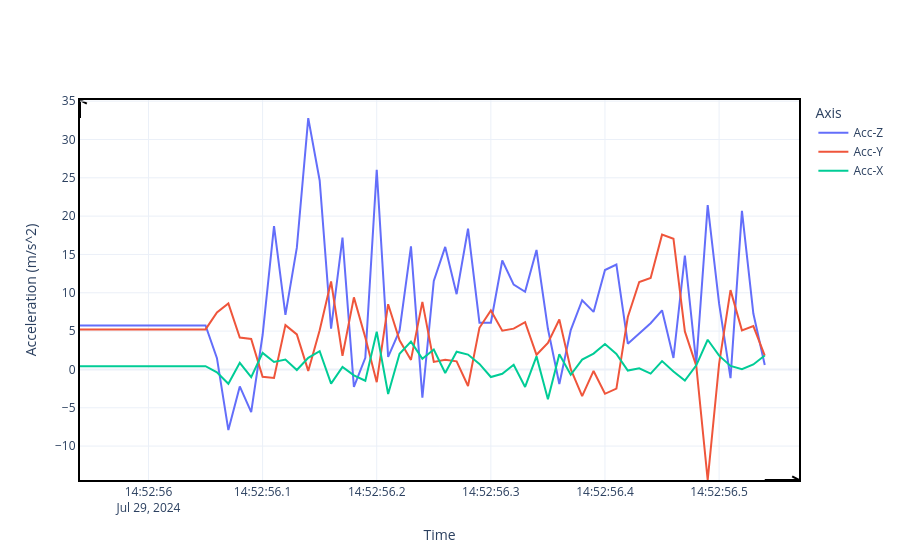

The cell this chart's notebook holds for it:
### Code cell
df_combined_100hz = pd.read_csv('../../data/Curb/P3/handlebar/Accelerometer/Accelerometer_data_combined_100hz.csv')
check_random_curb_after_downsampling(df_combined_100hz, time_value='2024-07-29 14:52:56.244')
print_sampling_frequency(df_combined_100hz, 'NTP')
